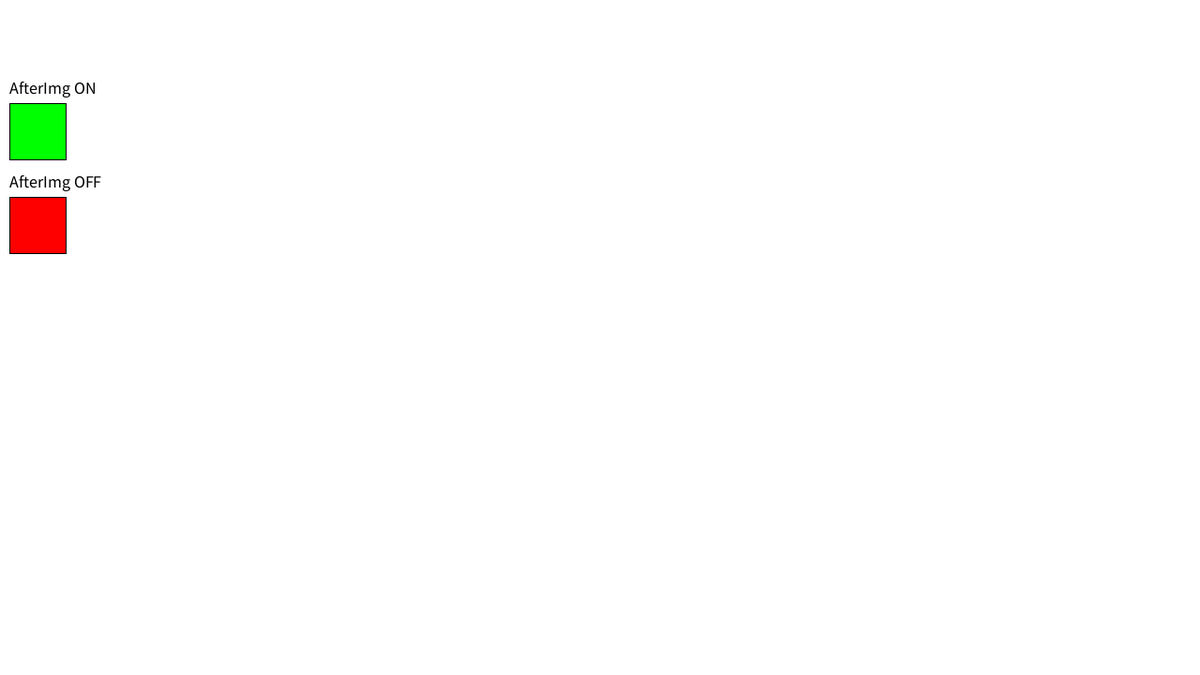
Frame 1 (no input)
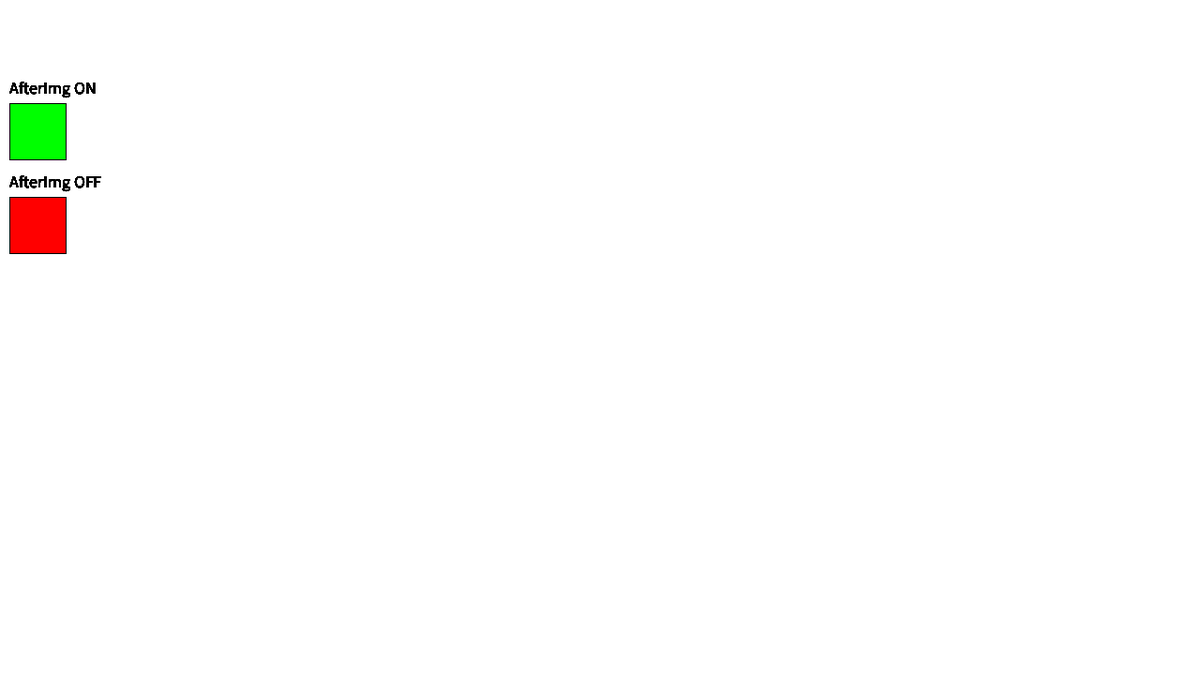
Frame 60 (the mouse pressed at the canvas centre just before this capture)
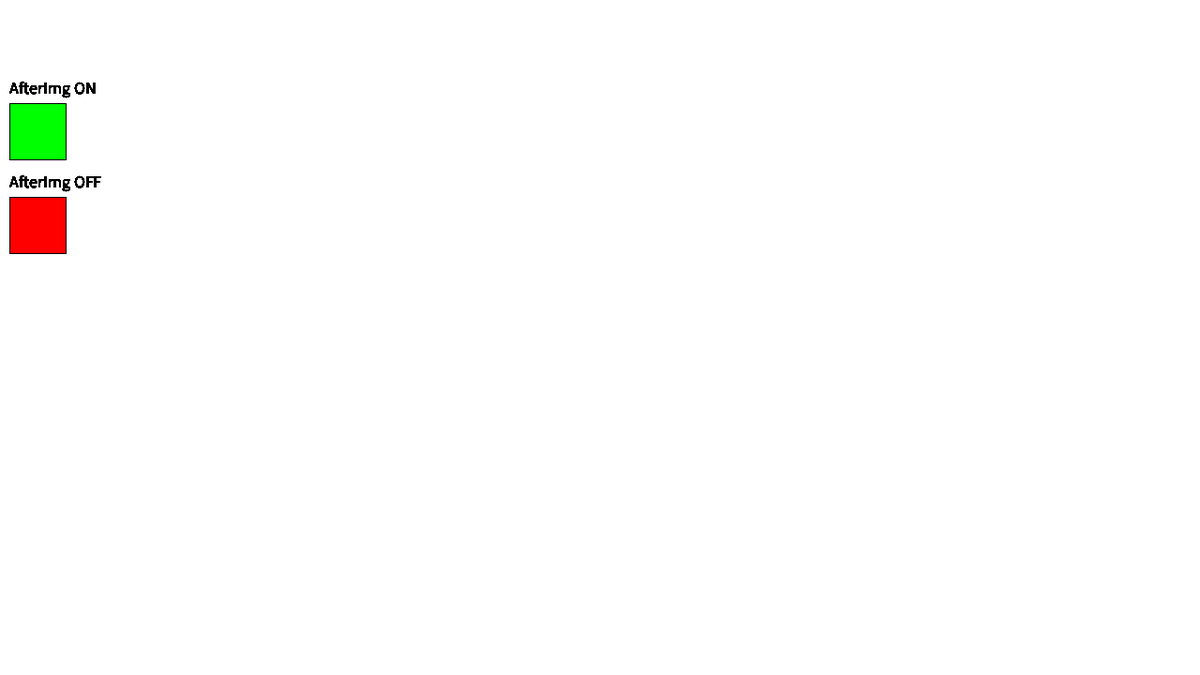
Frame 120 (the mouse held since frame 60 and released just before this capture)

The Processing sketch that drew these frames (run headless with seeded random() and noise(); from frame 60 on, the mouse is pressed at the canvas centre):

// Processing sketch: MOVINGROBO
// ── MOVINGROBO.pde
float a = 10; 
float b = 10; 
float tool = 0;

float angle = 0.0;
float yOffset;
float y2Offset;
float xOffset;
float scalar2 = 200;

float scalar = 80;
float speed = 0.05;

float x;
float y;
float z;
float diameter = 50;
float radius = diameter/2;
float xDirection = 50;
float yDirection = 50;
float zDirection = 50;

float x1 = 300;

void setup() {
  size(1280, 720);
  background (255);
  yOffset = height/2;
  y2Offset = height/2;
  xOffset = width/2;
}

void robo() {


  float xy = xOffset = sin(angle) * scalar;
  float yx = y2Offset = cos(angle) * scalar;

  float y1 = yOffset + sin(angle) * scalar;
  float y2 = yOffset + sin(angle + 0.4) * scalar;
  float y3 = yOffset + sin(angle + 0.8) * scalar;
  float y4 = yOffset + sin(angle + 1.2) * scalar;
  float y5 = yOffset + sin(angle + 1.6) * scalar;
  float y6 = yOffset + sin(angle + 2.1) * scalar;

  //robo
  float y7 = yOffset + sin(angle + 2.1) * scalar;
  float y8 = yOffset + sin(angle + 2.7) * scalar;


  //ball
  strokeWeight(1);
  stroke(random(1, 255), random(1, 255), random(1, 255));
  fill(random(55, 255), 1, 1, 90);
  ellipse(x, yOffset, random(1, 20), random(1, 100));

  strokeWeight(0);
  fill(1, random(1, 255), 1, 50);
  ellipse(x+(random(1, 20)), y-(random(50, 100)), random(1, 20), random(1, 20));

  strokeWeight(0);
  fill(1, 1, random(1, 255), 50);
  ellipse(x-z, y+z, random(1, 50), random(1, 50));

  fill(random(55, 255), 1, 1, 90);
  ellipse(x, y, random(1, 100), random(1, 20));

  //movement
  x = x + xDirection;
  y=y + yDirection;
  if (x > width - radius || x < radius) {
    xDirection = -xDirection;
  }
  if (y > height - radius || y < radius) {
    yDirection = -yDirection;
  }
  if (z >width - radius || z < radius) {
    zDirection = -zDirection;
  }

  //ball
  strokeWeight(3);
  stroke(random(100, 255), random(100, 255), random(100, 255));
  fill(random(100, 255), random(100, 255), random(100, 255));
  ellipse(x1 - 60, y1, 10, 10);
  ellipse(x1, y2, 20, 20);
  ellipse(x1 + 60, y3, 30, 30);
  ellipse(x1 + 120, y4, 40, 40);
  ellipse(x1 + 180, y5, 50, 50);
  ellipse(x1 + 240, y6, 60, 60);

  //robo
  strokeWeight(5);
  stroke(0);

  //arm1
  fill(150, 50, 100);
  triangle(mouseX, mouseY, x1 + 600, y7+150, x1 + 600, y7+200);
  //legs
  fill(150, 50, 100);
  rect(x1 + 200, y8+100, 100, 50);
  rect(x1 + 200, y8+100, 20, 70);
  fill(100, 1000, 1000);
  rect(x1 + 200, y8+50, 100, 50);
  rect(x1 + 200, y8+50, 20, 70);
  //body
  fill(150, 50, 100);
  rect(x1 + 300, y7, 300, 200);
  fill(100, 1000, 1000);
  rect(x1 + 300, y7, 300, 50);
  //arm2
  fill(100, 1000, 1000);
  triangle(mouseX, mouseY-200, x1 + 600, y7+50, x1 + 600, y7);
  //head
  fill(150, 50, 100);
  rect(xy+900, yx+400, 100, 140);
  fill(100, 1000, 1000);
  rect(xy+900, yx+400, 100, 40);

  //face
  fill(random(100, 255), random(100, 255), random(100, 255));
  ellipse(xy+960, yx+465, 20, 20);
  ellipse(xy+960, yx+515, 20, 20);
  rect(xy+910, yx+465, 20, 50);
  angle+=speed;
}


void draw() {
  fill(0, 255, 0);
  rect(a, b+100, 60, 60);
  fill(255, 0, 0);
  rect(a, b+200, 60, 60);
  
  textSize(18);
  fill(0);
  text("AfterImg ON",10,100);
  text("AfterImg OFF",10,200);


  if (mouseX > 10 && mouseX < 70 && mouseY> 100 && mouseY < 150) { 
    tool =1;
  } else if (mouseX > 10 && mouseX < 70 && mouseY> 180 && mouseY < 300) { 
    tool =2;
  }

  if  (tool == 1&& mousePressed) {
    fill(0, 255, 150);
    rect(a, b+100, 60, 60);
    robo();
  } else if (tool == 2&& mousePressed) {
    fill(255, 0, 100);
    rect(a, b+200, 60, 60);
    background (255);
    robo();
  }
}
